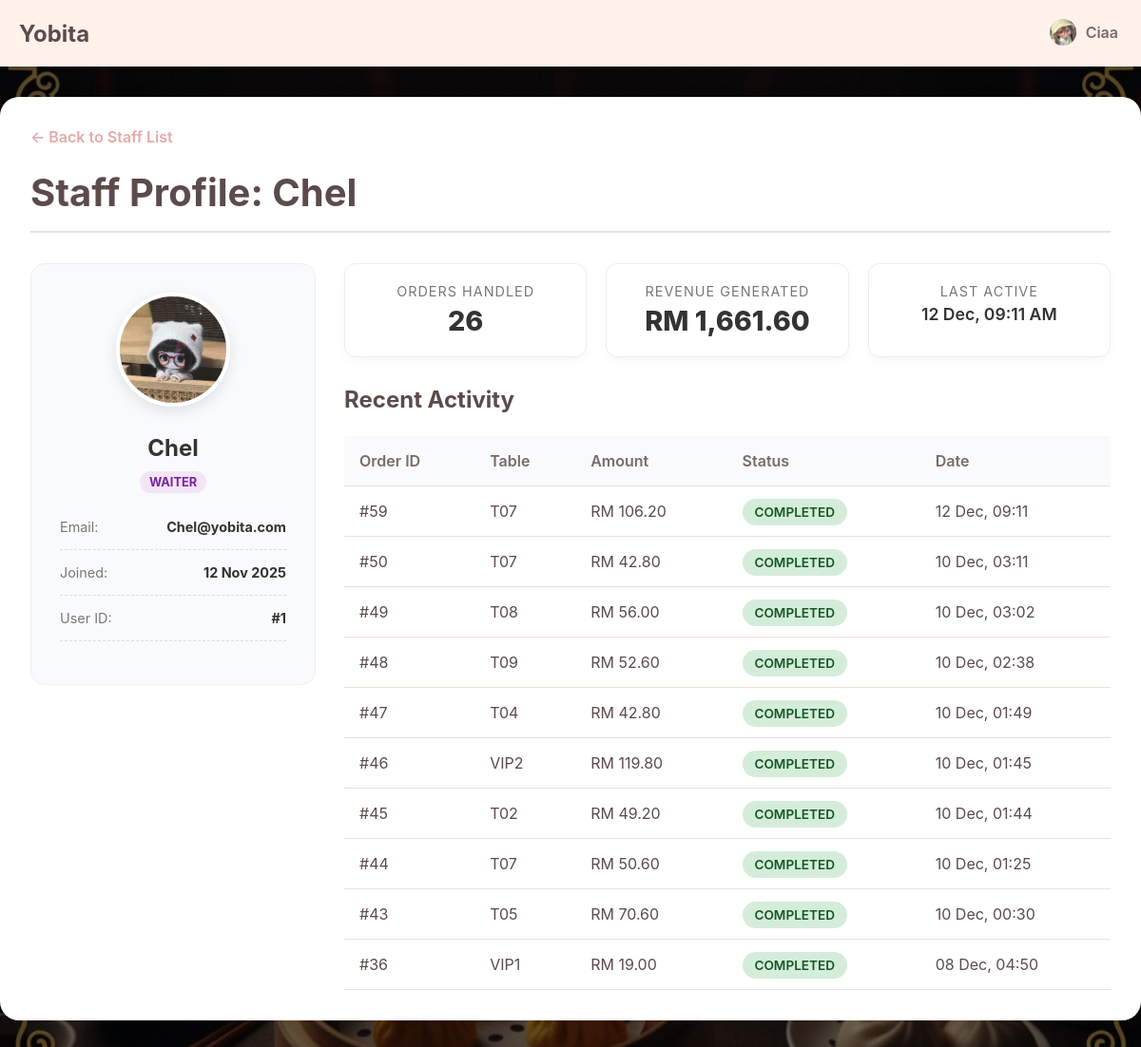
/app/admin/staffDetail.php?id=1 (signed in), run on the app's committed database.
### tables this page shows
CREATE TABLE `staffs` (
  `id` int(10) UNSIGNED NOT NULL,
  `username` varchar(50) NOT NULL,
  `email` varchar(255) NOT NULL,
  `password` varchar(255) NOT NULL,
  `role` enum('waiter','admin','chef') NOT NULL DEFAULT 'waiter',
  `profile_picture` varchar(255) DEFAULT NULL,
  `created_at` timestamp NOT NULL DEFAULT current_timestamp()
);

CREATE TABLE `orders` (
  `id` int(10) UNSIGNED NOT NULL,
  `table_id` int(10) UNSIGNED NOT NULL,
  `user_id` int(10) UNSIGNED NOT NULL,
  `status` enum('pending','prepared','completed','cancelled') NOT NULL DEFAULT 'pending',
  `total_amount` decimal(10,2) DEFAULT 0.00,
  `created_at` timestamp NOT NULL DEFAULT current_timestamp()
);

CREATE TABLE `dining_tables` (
  `id` int(10) UNSIGNED NOT NULL,
  `table_number` varchar(10) NOT NULL,
  `capacity` int(11) NOT NULL DEFAULT 4,
  `status` enum('available','occupied','reserved') NOT NULL DEFAULT 'available'
);

### app/admin/staffDetail.php (the view, shortened to what this page needs)
<?php
require_once '../connection.php';
$waiter_id = (int)$_GET['id'];
$pageTitle = "waiter Details";
$basePath = "../";
include '../_header.php';
try {
    $stmt = $pdo->prepare("SELECT * FROM staffs WHERE id = ?");
    $stmt->execute([$waiter_id]);
    $waiter = $stmt->fetch();
    $stmtStats = $pdo->prepare("
        SELECT
            COUNT(id) as total_orders,
            COALESCE(SUM(total_amount), 0) as total_revenue,
            MAX(created_at) as last_active
        FROM orders
        WHERE user_id = ?
    ");
    $stmtStats->execute([$waiter_id]);
    $stats = $stmtStats->fetch();
    $stmtOrders = $pdo->prepare("
        SELECT o.*, dt.table_number
        FROM orders o
        JOIN dining_tables dt ON o.table_id = dt.id
        WHERE o.user_id = ?
        ORDER BY o.created_at DESC
        LIMIT 10
    ");
    $stmtOrders->execute([$waiter_id]);
    $recent_orders = $stmtOrders->fetchAll();
} catch (PDOException $e) {
    die("Error: " . $e->getMessage());
}
?>
<link rel="stylesheet" href="<?php echo $basePath; ?>css/viewOrders.css">
<link rel="stylesheet" href="<?php echo $basePath; ?>css/manageStaff.css">
<main class="main-wrapper">
    <div class="admin-container">
        <a href="manageStaff.php" class="back-link">← Back to Staff List</a>
        <div class="page-header">
            <h1>Staff Profile: <?php echo htmlspecialchars($waiter['username']); ?></h1>
        </div>
        <div class="waiter-detail-grid">
            <div class="profile-card">
                <div class="profile-header-img">
                    <img src="<?php echo $waiter['profile_picture'] ? $basePath . $waiter['profile_picture'] : $basePath.'uploads/Default_pfp.png'; ?>">
                </div>
                <h2><?php echo htmlspecialchars($waiter['username']); ?></h2>
                <span class="role-badge role-<?php echo $waiter['role']; ?>"><?php echo ucfirst($waiter['role']); ?></span>
                <div class="profile-info-list">
                    <div class="info-row">
                        <span>Email:</span>
                        <strong><?php echo htmlspecialchars($waiter['email']); ?></strong>
                    </div>
                    <div class="info-row">
                        <span>Joined:</span>
                        <strong><?php echo date("d M Y", strtotime($waiter['created_at'])); ?></strong>
                    </div>
                    <div class="info-row">
                        <span>User ID:</span>
                        <strong>#<?php echo $waiter['id']; ?></strong>
                    </div>
                </div>
            </div>
            <div class="stats-container">
                <div class="kpi-grid">
                    <div class="kpi-card">
                        <div class="kpi-label">Orders Handled</div>
                        <div class="kpi-value"><?php echo $stats['total_orders']; ?></div>
                    </div>
                    <div class="kpi-card">
                        <div class="kpi-label">Revenue Generated</div>
                        <div class="kpi-value">RM <?php echo number_format($stats['total_revenue'], 2); ?></div>
                    </div>
                    <div class="kpi-card">
                        <div class="kpi-label">Last Active</div>
                        <div class="kpi-value small">
                            <?php echo $stats['last_active'] ? date("d M, h:i A", strtotime($stats['last_active'])) : 'Never'; ?>
                        </div>
                    </div>
                </div>
                <h3 class="section-title" style="margin-top: 30px;">Recent Activity</h3>
                <div class="table-responsive">
                    <table>
                        <thead>
                            <tr>
                                <th>Order ID</th>
                                <th>Table</th>
                                <th>Amount</th>
                                <th>Status</th>
                                <th>Date</th>
                            </tr>
                        </thead>
                        <tbody>
                            <?php if (empty($recent_orders)): ?>
                                <tr><td colspan="5">No orders handled yet.</td></tr>
                            <?php else: ?>
                                <?php foreach ($recent_orders as $order): ?>
                                <tr>
                                    <td>#<?php echo $order['id']; ?></td>
                                    <td><?php echo $order['table_number']; ?></td>
                                    <td>RM <?php echo number_format($order['total_amount'], 2); ?></td>
                                    <td>
                                        <span class="status-badge status-<?php echo $order['status']; ?>">
                                            <?php echo ucfirst($order['status']); ?>
                                        </span>
                                    </td>
                                    <td><?php echo date("d M, H:i", strtotime($order['created_at'])); ?></td>
                                </tr>
                                <?php endforeach; ?>
                            <?php endif; ?>
                        </tbody>
                    </table>
                </div>
            </div>
        </div>
    </div>
</main>

### app/_header.php (shortened to what this page needs)
<!DOCTYPE html>
<html lang="en">
<head>
    <link rel="stylesheet" href="<?php echo $basePath; ?>css/index.css">
    <header class="main-header">
        <div class="header-content">
            <a href="<?php echo $basePath; ?>" class="logo">Yobita</a>
            <nav class="main-nav">
                <ul>
                    <?php if (isset($_SESSION['user_id'])) : ?>
                        <li class="profile-nav-item">
                            <a href="<?php echo $basePath; ?>profile.php" class="profile-link <?php echo ($pageTitle === 'Profile') ? 'active' : ''; ?>">
                                <img src="<?php echo $basePath . htmlspecialchars($_SESSION['profile_picture']); ?>" alt="Profile" class="nav-profile-pic">
                                <span><?php echo htmlspecialchars($_SESSION['username']); ?></span>
                            </a>
                        </li>
                    <?php endif; ?>
                </ul>
            </nav>
        </div>
    </header>
    <link href="https://cdnjs.cloudflare.com/ajax/libs/cropperjs/1.5.13/cropper.min.css" rel="stylesheet"/>
</head>
<body>

### app/css/index.css (style rules this page uses)
:root { --primary: #FFDCDC; --second: #FFF2EB; --third: #ffffff; --fourth: #FFD6BA; --text-dark: #5C4B4B; --text-light: #7a6a6a; --border-color: #EAE0DA; --accent-dark: #E5A9A9; --notification: #FF3B3B; }
* { box-sizing: border-box; margin: 0; padding: 0; }
body { font-family: -apple-system, BlinkMacSystemFont, "Segoe UI", Roboto, Helvetica, Arial, sans-serif; background-color: var(--second); color: var(--text-dark); background: linear-gradient(rgba(0, 0, 0, 0.5), rgba(0, 0, 0, 0.5)), url(../image/Background.jpg) !important; background-size: cover !important; background-position: center !important; background-repeat: no-repeat !important; background-attachment: fixed !important; }
.main-header { background-color: var(--second); position: fixed; top: 0; left: 0; width: 100%; z-index: 100; }
.header-content { max-width: 1200px; margin: 0 auto; padding: 0 20px; height: 70px; display: flex; justify-content: space-between; align-items: center; }
.logo { font-size: 1.5rem; font-weight: bold; color: var(--text-dark); text-decoration: none; }
.main-nav ul { list-style-type: none; display: flex; align-items: center; gap: 20px; }
.main-nav a { text-decoration: none; color: var(--text-light); font-weight: 600; padding: 8px 4px; border-bottom: 2px solid transparent; transition: all 0.2s; }
.main-wrapper { padding-top: 70px; padding-bottom: 100px; }
.main-nav .dropdown, .main-nav .profile-nav-item { position: relative; }
.main-nav .profile-link { display: flex; align-items: center; gap: 8px; }
.main-nav .nav-profile-pic { width: 32px; height: 32px; border-radius: 50%; object-fit: cover; border: 2px solid transparent; }

### app/css/viewOrders.css (style rules this page uses)
.admin-container { max-width: 1200px; margin: 2rem auto; padding: 2rem; background-color: #fff; border-radius: 20px; box-shadow: 0 8px 25px rgba(0, 0, 0, 0.1); animation: fadeInUp 0.6s ease-out; }
body { background-color: #f8f9fa; }
.back-link { display: inline-block; margin-bottom: 1.5rem; color: var(--accent-dark, #a05252); text-decoration: none; font-weight: 600; transition: color 0.3s ease; }
.page-header { border-bottom: 2px solid var(--border-color, #eee); padding-bottom: 1rem; margin-bottom: 2rem; }
.page-header h1 { color: var(--text-dark, #333); font-size: 2.5rem; margin: 0; }
.section-title { font-size: 1.5rem; color: var(--text-dark, #333); margin-top: 0; margin-bottom: 1.5rem; }
.table-responsive { overflow-x: auto; }
table { width: 100%; border-collapse: collapse; text-align: left; }
table th, table td { padding: 1rem; border-bottom: 1px solid var(--border-color, #eee); vertical-align: middle; }
table th { background-color: #f9fafb; font-weight: 600; color: var(--text-light, #555); }
.status-badge { padding: 0.4rem 0.8rem; border-radius: 20px; font-weight: 600; font-size: 0.85rem; text-transform: uppercase; }
.status-completed { background-color: #d4edda; color: #155724; }

### app/css/manageStaff.css (style rules this page uses)
.role-badge { padding: 4px 10px; border-radius: 12px; font-size: 0.8rem; font-weight: 700; text-transform: uppercase; }
.role-waiter { background-color: #f3e5f5; color: #7b1fa2; }
.waiter-detail-grid { display: grid; grid-template-columns: 300px 1fr; gap: 30px; align-items: start; }
.profile-card { background: #f9fafb; padding: 30px; border-radius: 15px; border: 1px solid #eee; text-align: center; }
.profile-header-img img { width: 120px; height: 120px; border-radius: 50%; object-fit: cover; border: 4px solid white; box-shadow: 0 5px 15px rgba(0,0,0,0.1); margin-bottom: 15px; }
.profile-card h2 { margin: 10px 0; color: #333; }
.profile-info-list { margin-top: 30px; text-align: left; }
.info-row { display: flex; justify-content: space-between; margin-bottom: 15px; padding-bottom: 15px; border-bottom: 1px dashed #ddd; font-size: 0.9rem; }
.info-row span { color: #777; }
.info-row strong { color: #333; }
.kpi-grid { display: grid; grid-template-columns: repeat(auto-fit, minmax(200px, 1fr)); gap: 20px; margin-bottom: 20px; }
.kpi-card { background: #fff; padding: 20px; border-radius: 12px; border: 1px solid #eee; box-shadow: 0 4px 10px rgba(0,0,0,0.03); text-align: center; }
.kpi-label { font-size: 0.9rem; color: #777; margin-bottom: 5px; text-transform: uppercase; letter-spacing: 1px; }
.kpi-value { font-size: 1.8rem; font-weight: 800; color: #333; }
.kpi-value.small { font-size: 1.1rem; font-weight: 600; }

### data on the page
staffs: username "Chel", profile_picture (picture), role "WAITER", email "Chel@yobita.com", created_at "12 Nov 2025", id "1"
orders: id "59", table.table_number "T07", total_amount "106.20", status "COMPLETED", created_at "12 Dec, 09:11"
orders: id "50", table.table_number "T07", total_amount "42.80", status "COMPLETED", created_at "10 Dec, 03:11"
orders: id "49", table.table_number "T08", total_amount "56.00", status "COMPLETED", created_at "10 Dec, 03:02"
orders: id "48", table.table_number "T09", total_amount "52.60", status "COMPLETED", created_at "10 Dec, 02:38"
orders: id "47", table.table_number "T04", total_amount "42.80", status "COMPLETED", created_at "10 Dec, 01:49"
orders: id "46", table.table_number "VIP2", total_amount "119.80", status "COMPLETED", created_at "10 Dec, 01:45"
orders: id "45", table.table_number "T02", total_amount "49.20", status "COMPLETED", created_at "10 Dec, 01:44"
orders: id "44", table.table_number "T07", total_amount "50.60", status "COMPLETED", created_at "10 Dec, 01:25"
orders: id "43", table.table_number "T05", total_amount "70.60", status "COMPLETED", created_at "10 Dec, 00:30"
orders: id "36", table.table_number "VIP1", total_amount "19.00", status "COMPLETED", created_at "08 Dec, 04:50"

### other printed values
$_SESSION['username'] "Ciaa"
$stats['total_orders'] "26"
$stats['total_revenue'] "1,661.60"
date("d M, h:i A", strtotime($stats['last_active'])) "12 Dec, 09:11 AM"
